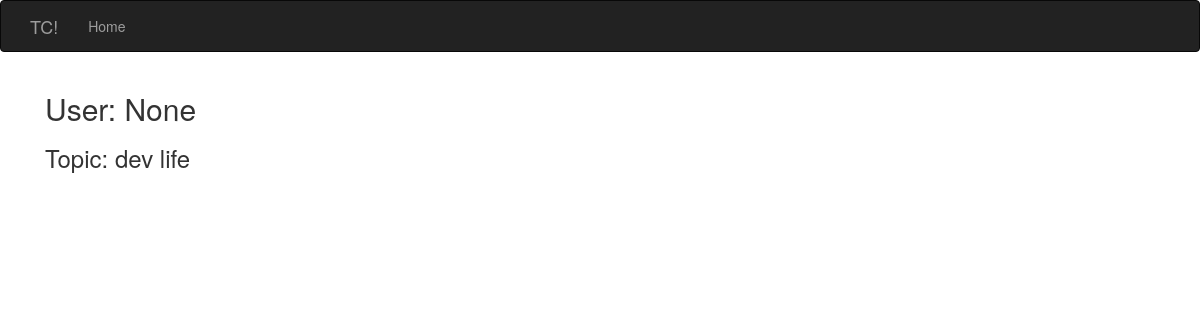
Before: /show_thoughts/28&dev life with the older database file.
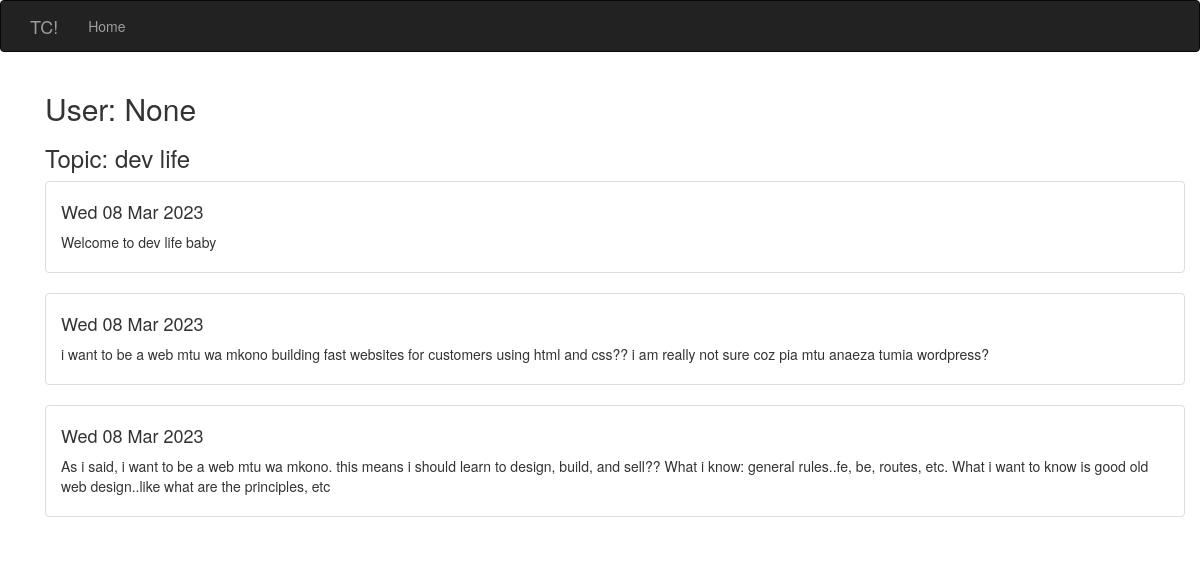
After: the same page with the newer database file.
### model.py (models this page shows, shortened)
class Thought(db.Model):
    __tablename__ = 'thoughts'
    id = db.Column(db.Integer, primary_key=True)
    content = db.Column(db.String(200), nullable=False)
    date_created = db.Column(db.DateTime, default=datetime.utcnow)
    topic_id = db.Column(db.Integer, db.ForeignKey('topics.id'))

### app.py (the view)
@app.route('/show_thoughts/<int:id>&<string:topic_name>')
def show_topic(id,topic_name):
    thoughts = Thought.query.filter_by(topic_id=id).all()
    return render_template('thought.html', thoughts=thoughts, topic_name=topic_name,name=session.get('name'))

### templates/thought.html
{% extends 'base.html'%}
{% block page_content%}
    <div class="container">
        <h2>User: {{name}}</h2>
        <h3>Topic: {{topic_name}}</h3>
        {% for thought in thoughts%}
        <ul class="list-group" >
            <li class="list-group-item">
            <div class="thought_item">
                <h4>{{thought.date_created.strftime("%a %d %b %Y")}}</h4>
                 <p>
                {{thought.content}}
                </p>
            </div>
            </li>
        </ul>
        {% endfor %}
    </div>
{% endblock %}

Changed rows visible on the page:
added Thought: date_created "Wed 08 Mar 2023", content "Welcome to dev life baby"
added Thought: date_created "Wed 08 Mar 2023", content "i want to be a web mtu wa mkono building fast websites for customers using html and css?? i am really not sure coz pia mtu anaeza tumia wordpress?"
added Thought: date_created "Wed 08 Mar 2023", content "As i said, i want to be a web mtu wa mkono. this means i should learn to design, build, and sell?? What i know: general rules..fe, be, routes, etc. What i want to know is good old web design..like what are the principles, etc"
